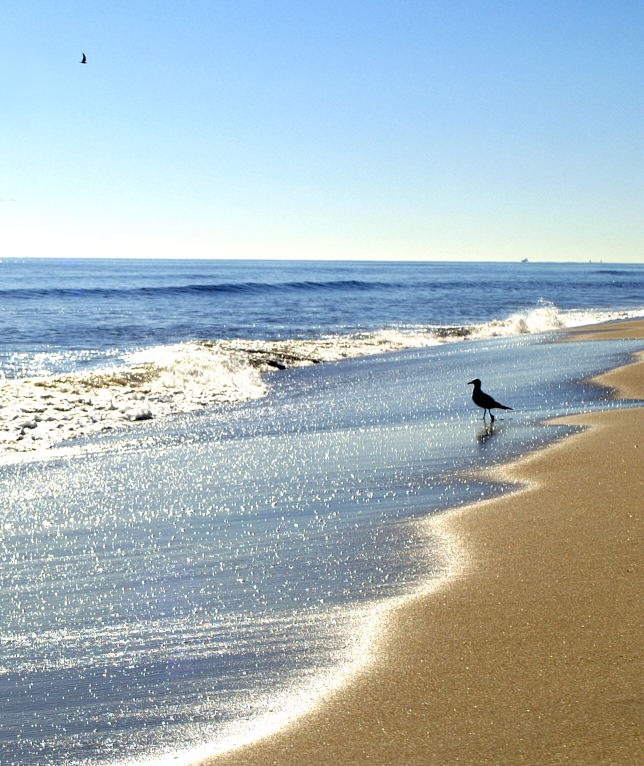
#> input picture TestImages/Week 1/sunandsea.jpg, 1288 x 1532 px (shown at 1/2 size)
$ python a6_3.py
#> lines starting #> are read from the running program, lines starting #| are printed output that depends on the picture
#%%
import cv2
import numpy as np
import matplotlib.pyplot as plt
import scipy.ndimage as ndimage
from sklearn.cluster import KMeans
from sklearn.decomposition import PCA
from scipy.ndimage import convolve
from sklearn.feature_extraction.image import extract_patches_2d

#%%
# Define scales for Gaussian filters
scales = [1, 2, 4]

# Function to generate Gaussian derivative kernels
def gaussian_derivative_kernels(sigma, order):
    """ Generate Gaussian derivative filters for a given scale (sigma) and derivative order """
    size = int(6 * sigma + 1)  # Ensure the filter size is large enough
    if size % 2 == 0:
        size += 1  # Keep the filter size odd
    x = np.linspace(-size//2, size//2, size)
    gaussian = np.exp(-x**2 / (2 * sigma**2)) / (np.sqrt(2 * np.pi) * sigma)

    if order == 1:
        kernel = -x / (sigma**2) * gaussian
    elif order == 2:
        kernel = (x**2 - sigma**2) / (sigma**4) * gaussian
    elif order == 3:
        kernel = (x**3 - 3 * x * sigma**2) / (sigma**6) * gaussian
    else:
        raise ValueError("Only orders 1, 2, and 3 are supported")

    return kernel

# Load grayscale image
image_path = "../TestImages/Week 1/sunandsea.jpg"
image = cv2.imread(image_path, cv2.IMREAD_GRAYSCALE)
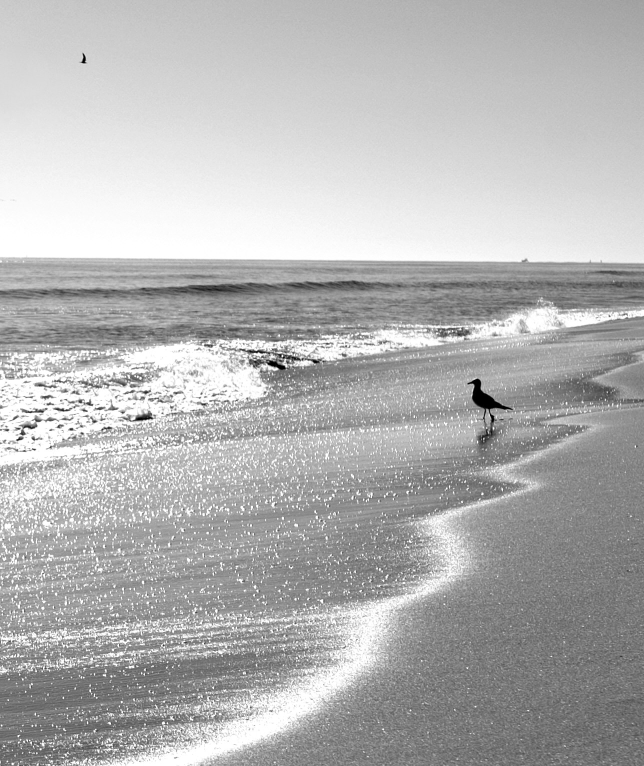
#> image: shape (1532, 1288) (shown at 1/2 size); min 0, max 255, mean 179.2

# Check if the image was loaded correctly
if image is None:
    raise FileNotFoundError(f"Image not found: {image_path}")

# Apply filter bank and compute responses
responses = []
for sigma in scales:
    for order in [1, 2, 3]:
        kernel = gaussian_derivative_kernels(sigma, order)
        filtered_image = ndimage.convolve1d(image, kernel, axis=0)  # Apply filter in y-direction
        filtered_image = ndimage.convolve1d(filtered_image, kernel, axis=1)  # Apply filter in x-direction
        responses.append((sigma, order, filtered_image))
#> after the loop, responses = 9 items

# Display the filtered images
fig, axes = plt.subplots(len(scales), 3, figsize=(12, 8))
for i, (sigma, order, response) in enumerate(responses):
    row = i // 3
    col = i % 3
    axes[row, col].imshow(response, cmap='gray')
    axes[row, col].set_title(f"σ={sigma}, order={order}")
    axes[row, col].axis('off')
#> this loop made 9 passes
#> (sigma, order, row, col) on passes 1 to 9: (1, 1, 0, 0), (1, 2, 0, 1), (1, 3, 0, 2), (2, 1, 1, 0), (2, 2, 1, 1), (2, 3, 1, 2), (4, 1, 2, 0), (4, 2, 2, 1), (4, 3, 2, 2)

plt.tight_layout()
plt.show()
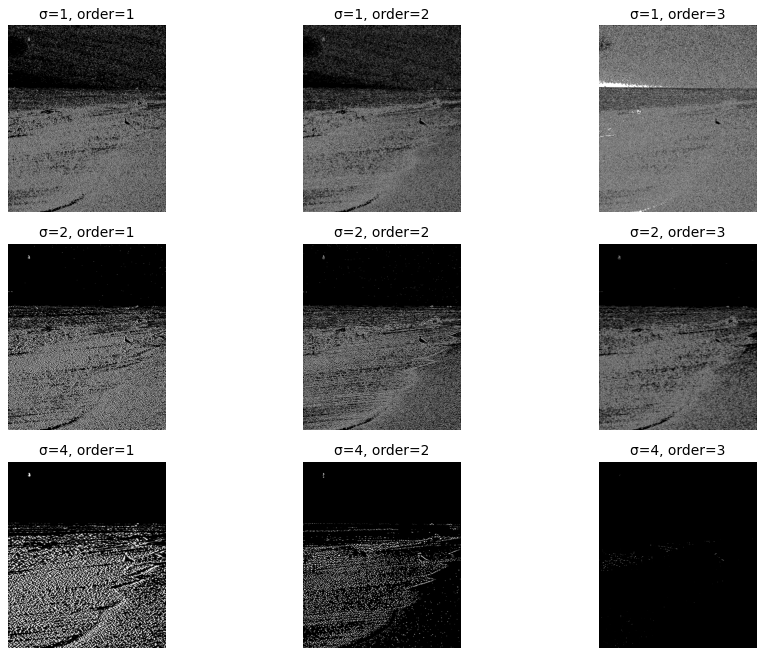
#> figure drawn by matplotlib, 9 panels

#%%
# Display the filters separately for better visualization
fig, axes = plt.subplots(len(scales), 3, figsize=(12, 6))

#> (the run stopped early here; a loop or call above may not have finished)
